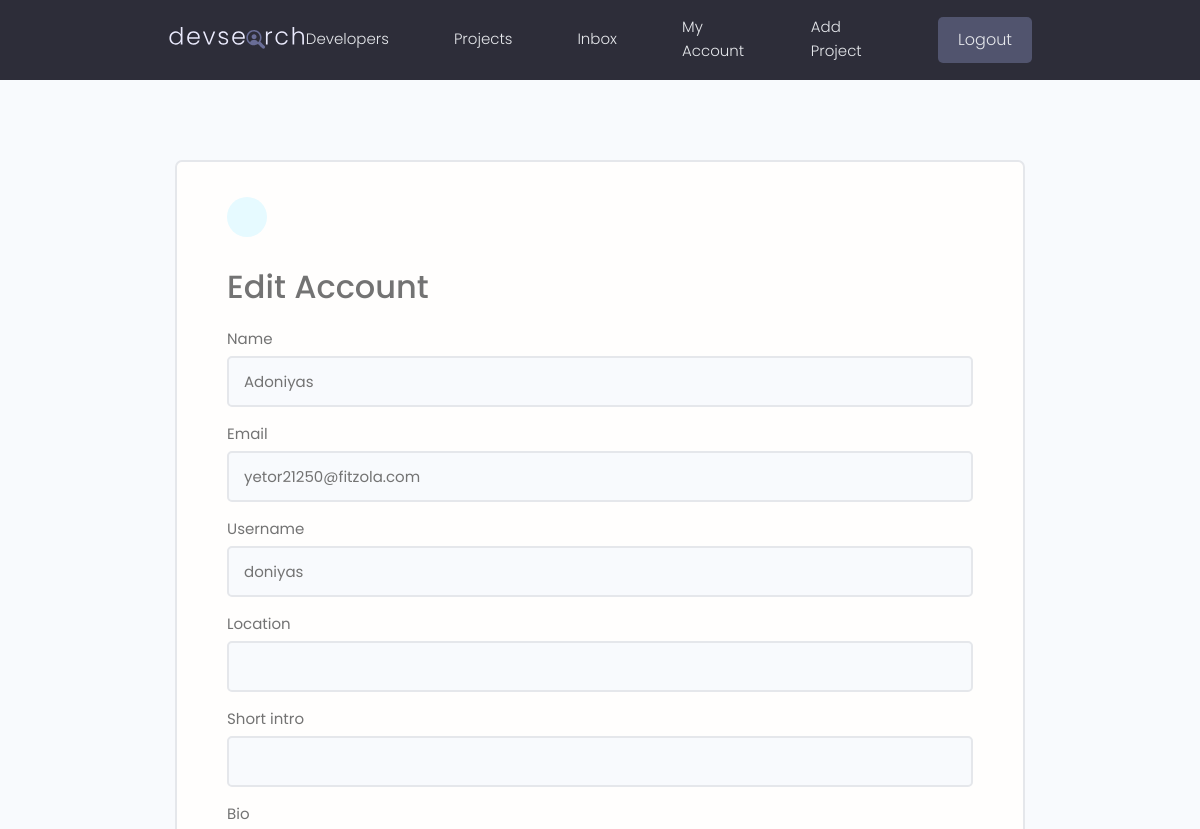
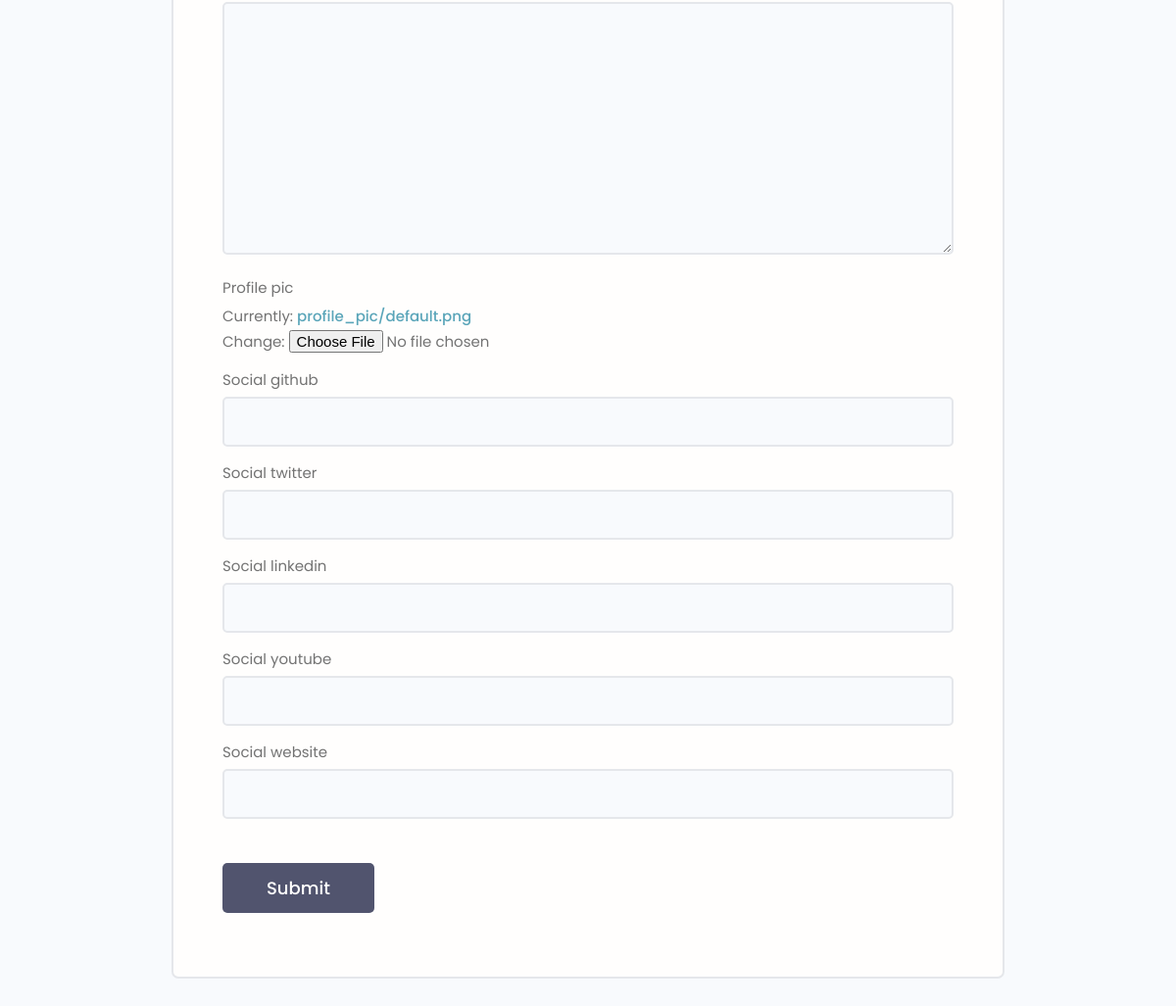
Page /edit-account (signed in) on the committed database (2 pictures, top to bottom).
### users/models.py (models this page shows, shortened)
class Profile(models.Model):
    user = models.OneToOneField(User, on_delete=models.CASCADE)
    id = models.UUIDField(default=uuid4, primary_key=True, editable=False)
    name = models.CharField(max_length=200)
    email = models.EmailField(max_length=200)
    username = models.CharField(max_length=200, blank=True, null=True)
    location = models.CharField(max_length=200, blank=True, null=True)
    short_intro = models.CharField(max_length=200, blank=True, null=True)
    bio = models.TextField(max_length=200, blank=True, null=True)
    profile_pic =models.ImageField(upload_to="profile_pic/", default="profile_pic/default.png")
    social_github = models.CharField(max_length=200, blank=True, null=True)
    social_twitter = models.CharField(max_length=200, blank=True, null=True)
    social_linkedin = models.CharField(max_length=200, blank=True, null=True)
    social_youtube = models.CharField(max_length=200, blank=True, null=True)
    social_website = models.CharField(max_length=200, blank=True, null=True)
    created_at = models.DateTimeField(auto_now_add=True)

### users/views.py (the view, shortened to what this page needs)
# urls.py: path("edit-account", views.edit_account, name='edit-account'),
def edit_account(request):
    profile = request.user.profile
    form = ProfileForm(instance=profile)
    context = {"form":form}
    return render(request, 'users/profile-form.html', context)

### users/forms.py
class ProfileForm(ModelForm):
    class Meta:
        model = Profile
        fields = '__all__'
        exclude = ('user',)
    def __init__(self, *args, **kwargs):
        super(ProfileForm, self).__init__(*args, **kwargs)
        for name, field in self.fields.items():
            self.fields[name].widget.attrs.update(
                {"class":"input"}
            )

### users/templates/users/profile-form.html (shortened to what this page needs)
{% extends 'base.html' %}
{% block content %}
 <main class="formPage my-xl">
        <div class="content-box">
            <div class="formWrapper">
                <a class="backButton" href="#"></a>
                <br>
                <h3>Edit Account</h3>
                <form class="form" method="POST" action="{% url 'edit-account' %}" enctype="multipart/form-data">
                    {% for field in form %}
                    <div class="form__field">
                        <label for="formInput#text">{{field.label}}</label>
                        {{field}}
                    </div>
                    {% endfor %}
                    <input class="btn btn--sub btn--lg  my-md" type="submit" value="Submit" />
                </form>
            </div>
        </div>
    </main>
{% endblock %}

### static/styles/app.css (style rules this page uses)
:root { --color-sub: #2d2d39; }
.btn--sub { background-color: var(--color-sub-light); }
.content-box { width: 95%; max-width: 85rem; margin: 0 auto; }
.backButton { background: var(--color-main-light); color: var(--color-main); width: 4rem; height: 4rem; display: flex; align-items: center; justify-content: center; border-radius: 50%; }
.formPage .formWrapper { list-style: none; background: var(--color-white); padding: 3.5rem 5rem; border: 2px solid var(--color-light); border-radius: 0.7rem; }

### static/uikit/styles/modules/_variables.css (style rules this page uses)
:root { --color-main: #5aa5b9; --color-main-light: #e6faff; --color-sub: #3f4156; --color-sub-light: #51546e; --color-sub-lighter: #ededfd; --color-text: #737373; --color-gray: #8b8b8b; --color-light: #e5e7eb; --color-light-gray: #767676; --color-bg: #f8fafd; --color-white: #fffefd; --color-white-light: #f3f3f3; --color-success: #359e64; --color-success-bg: #def8e8; --color-error: #fc4b0b; --color-error-bg: #fff2ee; --font-base: 'Poppins', arial, helvetica, 'Segoe UI', roboto, ubuntu, sans-serif; --font-monospace: 'Fira Code', 'Courier New', courier, monospace; --font-regular: 300; --font-medium: 500; --font-bold: 700; --generic-shadow: 1px 1px 5px #00000010; --generic-transition: all 0.3s ease-in-out; }

### static/uikit/styles/modules/_base.css (style rules this page uses)
* { margin: 0; padding: 0; box-sizing: border-box; text-rendering: optimizeLegibility; color: inherit; font-size: inherit; }
html { font-size: 50%; }
@media only screen and (min-width: 480px) { html { font-size: 56.25%; } }
@media only screen and (min-width: 1200px) { html { font-size: 62.5%; } }
body { line-height: 1.6; font-weight: 400; font-size: 1.5rem; color: var(--color-text); background-color: var(--color-bg); min-height: 100vh; }

### static/uikit/styles/modules/_typography.css (style rules this page uses)
* { font-family: var(--font-base); }
h3 { font-size: 3.2rem; font-weight: var(--font-medium); }
a { padding-bottom: 2px; text-decoration: none; display: inline-block; color: var(--color-main); font-weight: var(--font-medium); }

### static/uikit/styles/modules/_utilities.css (style rules this page uses)
.my-md { margin: 3rem auto; }
.my-xl { margin: 8rem auto; }

### static/uikit/styles/modules/_button.css (style rules this page uses)
.btn { display: inline-block; position: relative; cursor: pointer; background-color: var(--color-light); font-weight: var(--font-medium); color: var(--color-sub); text-decoration: none; padding: 1rem 2rem; border-radius: 0.5rem; border: none; width: -webkit-fit-content; width: -moz-fit-content; width: fit-content; height: -webkit-fit-content; height: -moz-fit-content; height: fit-content; font-size: 1.6rem; outline-width: 0; outline-color: transparent; -webkit-backface-visibility: hidden; backface-visibility: hidden; transition: all 0.3s ease-in-out; }
.btn--sub { background-color: var(--color-sub); color: var(--color-white); }
.btn--lg { font-size: 1.8rem; padding: 1.2rem 4.5rem; }

### static/uikit/styles/modules/_form.css (style rules this page uses)
.form { display: block; }
.form__field { margin-top: 1.5rem; margin-bottom: 1.5rem; }
.form__label, .form__field > label { display: block; margin-bottom: 0.5rem; color: var(--color-text); }
input.input[type='text'], input.input[type='email'], input.input[type='password'], input.input[type='number'], textarea.input { min-width: 24rem; width: 100%; padding: 1.2rem 1.5rem; border-radius: 0.5rem; border: 2px solid var(--color-light); transition: all 0.3s ease-in-out; background-color: var(--color-bg); }

### rows in the picture
Profile: form "Adoniyas" "yetor21250@fitzola.com" "doniyas"

### other values in the picture
{{ field.label }} "Name" "Email" "Username" "Location" "Short intro" "Bio" "Profile pic" "Social github" "Social twitter" "Social linkedin" "Social youtube" "Social website"
